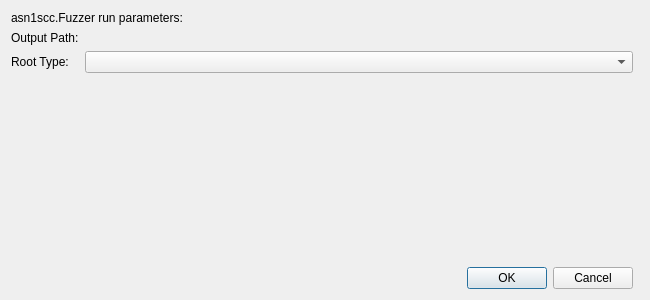
<?xml version="1.0" encoding="UTF-8"?>
<ui version="4.0">
 <author>N7 Space sp. z o. o.</author>
 <class>Asn1Acn::Internal::Fuzzer::FuzzerParamsWidget</class>
 <widget class="QWidget" name="Asn1Acn::Internal::Fuzzer::FuzzerParamsWidget">
  <property name="geometry">
   <rect>
    <x>0</x>
    <y>0</y>
    <width>650</width>
    <height>300</height>
   </rect>
  </property>
  <property name="windowTitle">
   <string/>
  </property>
  <layout class="QGridLayout" name="gridLayout">
   <item row="3" column="1">
    <spacer name="verticalSpacer">
     <property name="orientation">
      <enum>Qt::Vertical</enum>
     </property>
     <property name="sizeHint" stdset="0">
      <size>
       <width>20</width>
       <height>40</height>
      </size>
     </property>
    </spacer>
   </item>
   <item row="1" column="0">
    <widget class="QLabel" name="pathLabel">
     <property name="sizePolicy">
      <sizepolicy hsizetype="Maximum" vsizetype="Preferred">
       <horstretch>0</horstretch>
       <verstretch>0</verstretch>
      </sizepolicy>
     </property>
     <property name="text">
      <string>Output Path:</string>
     </property>
    </widget>
   </item>
   <item row="1" column="1" colspan="2">
    <widget class="Utils::PathChooser" name="pathChooser" native="true">
     <property name="sizePolicy">
      <sizepolicy hsizetype="MinimumExpanding" vsizetype="Preferred">
       <horstretch>0</horstretch>
       <verstretch>0</verstretch>
      </sizepolicy>
     </property>
    </widget>
   </item>
   <item row="4" column="1">
    <widget class="QDialogButtonBox" name="buttonBox">
     <property name="standardButtons">
      <set>QDialogButtonBox::Cancel|QDialogButtonBox::Ok</set>
     </property>
    </widget>
   </item>
   <item row="0" column="0" colspan="2">
    <widget class="QLabel" name="TitleLabel">
     <property name="lineWidth">
      <number>1</number>
     </property>
     <property name="text">
      <string>asn1scc.Fuzzer run parameters:</string>
     </property>
     <property name="textFormat">
      <enum>Qt::AutoText</enum>
     </property>
     <property name="scaledContents">
      <bool>false</bool>
     </property>
     <property name="wordWrap">
      <bool>false</bool>
     </property>
     <property name="margin">
      <number>15</number>
     </property>
     <property name="indent">
      <number>-1</number>
     </property>
    </widget>
   </item>
   <item row="2" column="0">
    <widget class="QLabel" name="label">
     <property name="text">
      <string>Root Type:</string>
     </property>
    </widget>
   </item>
   <item row="2" column="1">
    <widget class="QComboBox" name="comboBox"/>
   </item>
  </layout>
 </widget>
 <customwidgets>
  <customwidget>
   <class>Utils::PathChooser</class>
   <extends>QWidget</extends>
   <header>utils/pathchooser.h</header>
   <container>1</container>
  </customwidget>
 </customwidgets>
 <resources/>
 <connections/>
</ui>
